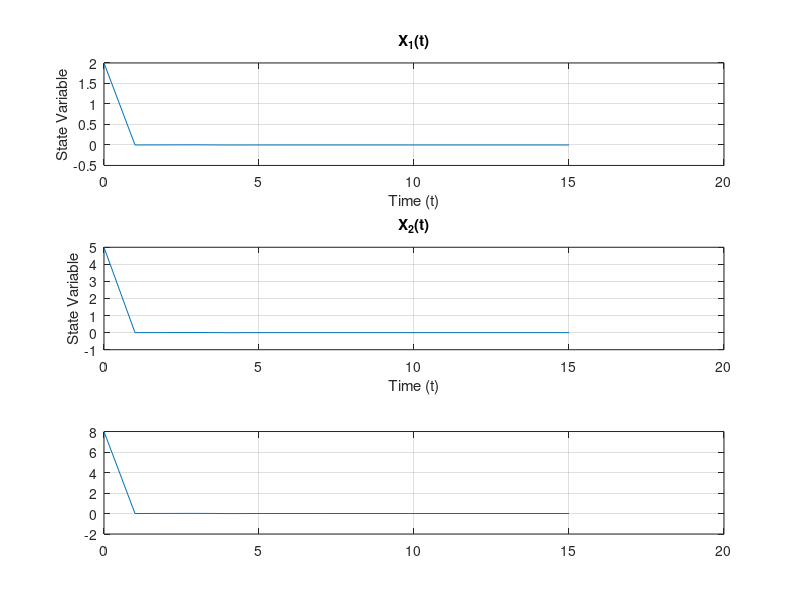

This figure's MATLAB source: (Note: this script raises an error after producing the figure.)
%state space vector for X(0) to X(15)
% Without communication Loss
A = [-2, -13, 9;
     -5, -10, 9;
     -10, -11, 12];
 
B = [1; 
     4; 
     7];
 
X_0 = [2; 
       5;
       8];
 
K = [2.2225, -10.44, 5.5944];

%Empty state matrix
X = zeros(3,16);
 
% Initialise the Zero state
X(:,1) = X_0;
 
 
for t = 1:15
    u_t = K * X(:,t); %control input
    X(:,t+1) = A * X(:,t) + B * u_t; % X(t+1)
end

disp('X(t):')
disp(X);

%Assign the individual State Variables
X_1 = X(1,:);
%disp(X_1);
X_2 = X(2,:);
%disp(X_2);
X_3 = X(3,:);
%disp(X_3);

 
t = 0:15;  % time steps
figure; 

subplot(3,1,1);
plot(t, X_1, 'DisplayName', 'X_1(t)');
xlabel('Time (t)');
ylabel('State Variable');
grid on;
title('X_1(t)');

subplot(3,1,2);
plot(t, X_2, 'DisplayName', 'X_2(t)');
xlabel('Time (t)');
ylabel('State Variable');
grid on;
title('X_2(t)');

subplot(3,1,3);
plot(t, X_3, 'DisplayName', 'X_3(t)'); 
grid on;
sgtitle('State Variables over Time');
title('X_3(t)');


% With Communication Loss

 

